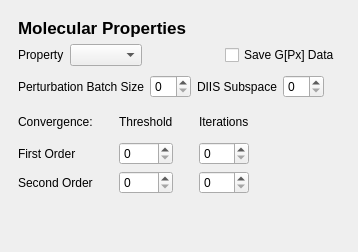
        <widget class="QWidget" name="OptionsProperties" >
         <layout class="QVBoxLayout" >
          <property name="margin" >
           <number>9</number>
          </property>
          <property name="spacing" >
           <number>6</number>
          </property>
          <item>
           <layout class="QVBoxLayout" >
            <property name="margin" >
             <number>9</number>
            </property>
            <property name="spacing" >
             <number>6</number>
            </property>
            <item>
             <widget class="QLabel" name="label_168" >
              <property name="text" >
               <string>&lt;html>&lt;head>&lt;meta name="qrichtext" content="1" />&lt;/head>&lt;body style=" white-space: pre-wrap; font-family:Lucida Grande; font-size:13pt; font-weight:400; font-style:normal; text-decoration:none;">&lt;p style=" margin-top:0px; margin-bottom:0px; margin-left:0px; margin-right:0px; -qt-block-indent:0; text-indent:0px;">&lt;span style=" font-weight:600;">Molecular Properties&lt;/span>&lt;/p>&lt;/body>&lt;/html></string>
              </property>
             </widget>
            </item>
            <item>
             <layout class="QHBoxLayout" >
              <property name="margin" >
               <number>0</number>
              </property>
              <property name="spacing" >
               <number>6</number>
              </property>
              <item>
               <widget class="QLabel" name="label_169" >
                <property name="text" >
                 <string>Property</string>
                </property>
               </widget>
              </item>
              <item>
               <widget class="QComboBox" name="moprop" />
              </item>
              <item>
               <spacer>
                <property name="orientation" >
                 <enum>Qt::Horizontal</enum>
                </property>
                <property name="sizeHint" >
                 <size>
                  <width>40</width>
                  <height>20</height>
                 </size>
                </property>
               </spacer>
              </item>
              <item>
               <widget class="QCheckBox" name="moprop_save_last_gpx" >
                <property name="text" >
                 <string>Save G[Px] Data</string>
                </property>
               </widget>
              </item>
             </layout>
            </item>
            <item>
             <layout class="QHBoxLayout" >
              <property name="margin" >
               <number>0</number>
              </property>
              <property name="spacing" >
               <number>6</number>
              </property>
              <item>
               <widget class="QLabel" name="label_79" >
                <property name="text" >
                 <string>Perturbation Batch Size</string>
                </property>
               </widget>
              </item>
              <item>
               <widget class="QSpinBox" name="moprop_perturbations" />
              </item>
              <item>
               <widget class="QLabel" name="label_175" >
                <property name="text" >
                 <string>DIIS Subspace</string>
                </property>
               </widget>
              </item>
              <item>
               <widget class="QSpinBox" name="moprop_diis_subspace" />
              </item>
              <item>
               <spacer>
                <property name="orientation" >
                 <enum>Qt::Horizontal</enum>
                </property>
                <property name="sizeHint" >
                 <size>
                  <width>16</width>
                  <height>29</height>
                 </size>
                </property>
               </spacer>
              </item>
             </layout>
            </item>
            <item>
             <layout class="QGridLayout" >
              <property name="margin" >
               <number>0</number>
              </property>
              <property name="spacing" >
               <number>6</number>
              </property>
              <item row="2" column="0" >
               <widget class="QLabel" name="label_172" >
                <property name="text" >
                 <string>Second Order</string>
                </property>
               </widget>
              </item>
              <item row="1" column="0" >
               <widget class="QLabel" name="label_171" >
                <property name="text" >
                 <string>First Order</string>
                </property>
               </widget>
              </item>
              <item row="1" column="4" >
               <widget class="QSpinBox" name="moprop_max_cycles_level_1" />
              </item>
              <item row="0" column="0" >
               <widget class="QLabel" name="label_170" >
                <property name="text" >
                 <string>Convergence:</string>
                </property>
               </widget>
              </item>
              <item row="0" column="2" >
               <widget class="QLabel" name="label_173" >
                <property name="text" >
                 <string>Threshold</string>
                </property>
               </widget>
              </item>
              <item row="0" column="3" >
               <spacer>
                <property name="orientation" >
                 <enum>Qt::Horizontal</enum>
                </property>
                <property name="sizeType" >
                 <enum>QSizePolicy::Fixed</enum>
                </property>
                <property name="sizeHint" >
                 <size>
                  <width>20</width>
                  <height>29</height>
                 </size>
                </property>
               </spacer>
              </item>
              <item row="2" column="4" >
               <widget class="QSpinBox" name="moprop_max_cycles_level_2" />
              </item>
              <item row="1" column="2" >
               <widget class="QSpinBox" name="moprop_convergence_level_1" />
              </item>
              <item row="2" column="2" >
               <widget class="QSpinBox" name="moprop_convergence_level_2" />
              </item>
              <item row="0" column="5" >
               <spacer>
                <property name="orientation" >
                 <enum>Qt::Horizontal</enum>
                </property>
                <property name="sizeHint" >
                 <size>
                  <width>40</width>
                  <height>20</height>
                 </size>
                </property>
               </spacer>
              </item>
              <item row="0" column="4" >
               <widget class="QLabel" name="label_174" >
                <property name="text" >
                 <string>Iterations</string>
                </property>
               </widget>
              </item>
              <item row="0" column="1" >
               <spacer>
                <property name="orientation" >
                 <enum>Qt::Horizontal</enum>
                </property>
                <property name="sizeType" >
                 <enum>QSizePolicy::Fixed</enum>
                </property>
                <property name="sizeHint" >
                 <size>
                  <width>20</width>
                  <height>29</height>
                 </size>
                </property>
               </spacer>
              </item>
             </layout>
            </item>
            <item>
             <spacer>
              <property name="orientation" >
               <enum>Qt::Vertical</enum>
              </property>
              <property name="sizeHint" >
               <size>
                <width>20</width>
                <height>40</height>
               </size>
              </property>
             </spacer>
            </item>
           </layout>
          </item>
         </layout>
        </widget>
